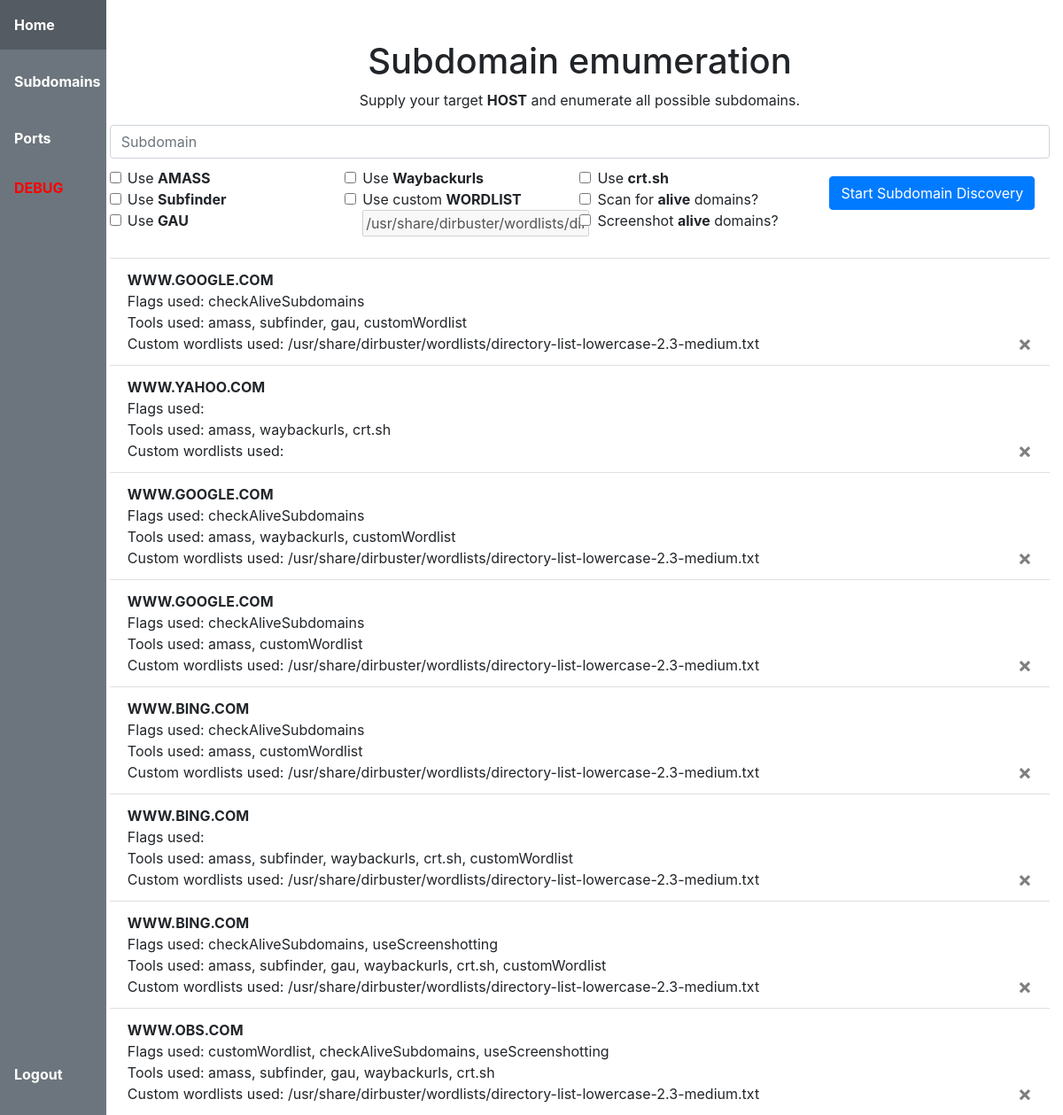
The page /subdomains (signed in) on the database as committed earlier.
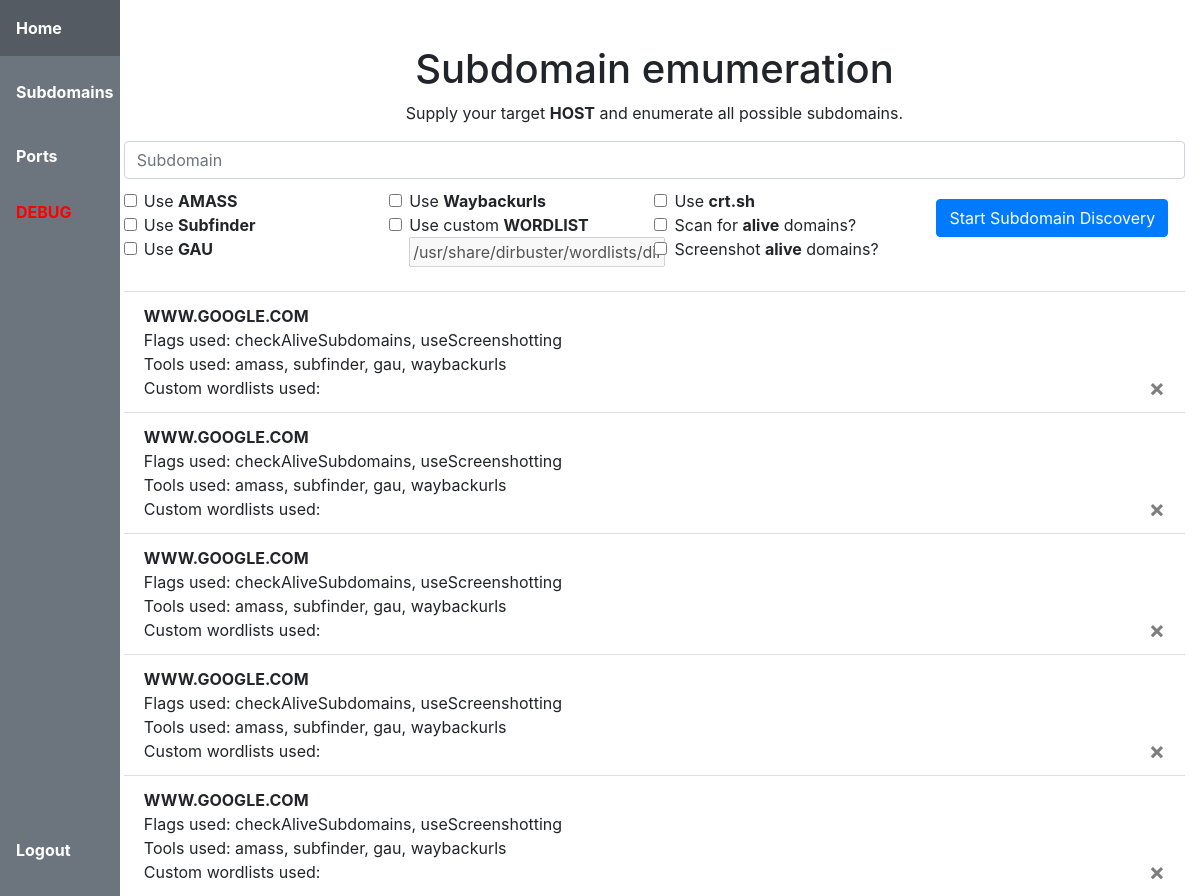
The same page on the database as committed later.
### website/models.py (models this page shows)
class Subdomains(db.Model, UserMixin):
    id = db.Column(db.Integer, primary_key=True)
    url = db.Column(db.String(500))
    methods = db.Column(db.String(1000))
    tools = db.Column(db.String(1000))
    files = db.Column(db.String(1000))
    date = db.Column(db.DateTime(timezone=True), default=func.now())
    user_id = db.Column(db.Integer, db.ForeignKey('user.id'))

### website/views.py (the view, shortened to what this page needs)
@views.route('/subdomains', methods=['GET', 'POST'])
@login_required
def subdomains():
    subdomains = Subdomains.query.all()
    return render_template('subdomains.html', user=current_user, subdomains=subdomains)

### website/__init__.py (called while the page is built)
def create_app():
    app = Flask(__name__)
    app.config['SECRET_KEY'] = 'hjshjhdjah kjshkjdhjs'
    app.config['SQLALCHEMY_DATABASE_URI'] = f'sqlite:///{DB_NAME}'
    app.config['SQLALCHEMY_TRACK_MODIFICATIONS'] = False
    db.init_app(app)
    from .views import views
    from .auth import auth
    app.register_blueprint(views, url_prefix='/')
    app.register_blueprint(auth, url_prefix='/')
    from .models import User
    with app.app_context():
        db.create_all()
    login_manager = LoginManager()
    login_manager.login_view = 'auth.login'
    login_manager.init_app(app)
    @login_manager.user_loader
    def load_user(id):
        return User.query.get(int(id))
    return app

### website/templates/subdomains.html (shortened to what this page needs)
{% extends "base.html" %} {% block title %}Home{% endblock %} {% block content %}
{% autoescape false %}
<h1/align="center" style="margin-top: 2%;">Subdomain emumeration</h1>
<p/align="center">
    Supply your target <b>HOST</b> and enumerate all possible subdomains.
</p>
<div class="box">
    <ul class="list-group list-group-flush" id="subdomains">
    <div class="embed">
        <form method="POST">
            <div>
                <input/align="center" class="form-control" type="text" placeholder="Subdomain" name="subdomain">
                <div/align="left" class="tools-used-box" style="margin-top: 10px;">
                    <div class="form-check">
                        <input class="form-check-input" type="checkbox" value="true" name="useAMASS" id="flexCheckDefault">
                        <label class="form-check-label" for="flexCheckDefault">
                        Use <b>AMASS</b>
                        </label><br>
                        <input class="form-check-input" type="checkbox" value="true" name="useSubfinder" id="flexCheckDefault">
                        <label class="form-check-label" for="flexCheckDefault">
                        Use <b>Subfinder</b>
                        </label><br>
                        <input class="form-check-input" type="checkbox" value="true" name="useGau" id="flexCheckDefault">
                        <label class="form-check-label" for="flexCheckDefault">
                        Use <b>GAU</b>
                        </label><br>
                    </div>
                </div>
                <div/align="left" class="wordlist-box" style="margin-top: 10px;">
                    <div class="form-check">
                        <input class="form-check-input" type="checkbox" value="true" name="useWaybackurls" id="flexCheckDefault">
                        <label class="form-check-label" for="flexCheckDefault">
                        Use <b>Waybackurls</b>
                        </label><br>
                        <input id="reactiveTickbox" class="form-check-input" type="checkbox" value="true" name="useCustomWordlist" id="flexCheckDefault"
                            onclick="document.getElementById('wordlist').disabled = false;">
                        <label class="form-check-label" for="flexCheckDefault">
                            Use custom <b>WORDLIST</b>
                        </label><br>
                        <input type="text" placeholder="/usr/share/dirbuster/wordlists/directory-list-lowercase-2.3-medium.txt" id="wordlist"
                            value="/usr/share/dirbuster/wordlists/directory-list-lowercase-2.3-medium.txt" name="customWordlist" disabled="True">
                    </div>
                </div>
                <div/align="left" class="tools-used-box" style="margin-top: 10px;">
                    <div class="form-check">
                        <input class="form-check-input" type="checkbox" value="true" name="useCrt.sh" id="flexCheckDefault">
                        <label class="form-check-label" for="flexCheckDefault">
                        Use <b>crt.sh</b>
                        </label><br>
                        <input class="form-check-input" type="checkbox" value="true" name="useAliveCheck" id="flexCheckDefault">
                        <label class="form-check-label" for="flexCheckDefault">
                        Scan for <b>alive</b> domains?
                        </label><br>
                        <input class="form-check-input" type="checkbox" value="true" name="useScreenshotting" id="flexCheckDefault">
                        <label class="form-check-label" for="flexCheckDefault">
                        Screenshot <b>alive</b> domains?
                        </label><br>
                    </div>
                </div>
            </div>
            <div/align="center" class="submit-button" style="margin-top: 10px;">
                <button type="submit" class="separate-button btn btn-primary">Start Subdomain Discovery</button>
                <br>
            </div>
        </form>
    </div class="embed">
    <div class="results">
        <li class="list-group-item"></li>
        {% for subdomain in subdomains %}
            <li class="list-group-item">
                <strong>{{ subdomain.url.upper() }}</strong><br>
                Flags used: {{ subdomain.methods.replace(' ', ', ') }}<br>
                Tools used: {{ subdomain.tools.replace(' ', ', ') }}<br>
                Custom wordlists used: {{ subdomain.files.replace(' ', ', ') }}
                <button type="button" class="close" onClick="deleteSubdomain({{ subdomain.id }})">
                    <span aria-hidden="true">&times;</span>
                </button>
            </li>
        {% endfor %}
    </div>
</div>
{% endautoescape %}
{% endblock %}

### website/templates/base.html (shortened to what this page needs)
<!DOCTYPE html>
<html>
  <head>
    <link
      rel="stylesheet"
      href="https://stackpath.bootstrapcdn.com/bootstrap/4.4.1/css/bootstrap.min.css"
    />
    <link
      rel="stylesheet"
      href="https://stackpath.bootstrapcdn.com/font-awesome/4.7.0/css/font-awesome.min.css"
    />
    <link href="http://127.0.0.1:5000/static/style.css" rel="stylesheet" type="text/css" />
  </head>
  <body>
    <div class="wrapper">
      <div class="div-nav">
        <ul style="display: inline-block; width: 10%;" class="navbar-ul p-0 mb-2 bg-secondary text-white">
          {% if user.is_authenticated %}
            <li><a class="nav-item nav-link p-3 mb-2 bg-secondary text-white" id="home" href="/"><b>Home</b></a></li>
            <li><a class="nav-item nav-link p-3 mb-2 bg-secondary text-white" id="subdomains" href="/subdomains"><b>Subdomains</b></a></li>
            <li><a class="nav-item nav-link p-3 mb-2 bg-secondary text-white" id="ports" href="/ports"><b>Ports</b></a></li>
          {% else %}
            <li><a class="nav-item nav-link p-3 mb-2 bg-secondary text-white" id="login" href="/login"><b>Login</b></a></li>
            <li><a class="nav-item nav-link p-3 mb-2 bg-secondary text-white" id="signUp" href="/sign-up"><b>Sign Up</b></a></li>
          {% endif %}
          {% if user.is_authenticated %}
            {% if user.email == "kristian.paivinen@yahoo.com" %}
              <li><a class="nav-item nav-link" style="color: red" id="home" href="/debug"><b>DEBUG</b></a></li>
            {% endif %}
          {% endif %}
          {% if user.is_authenticated %}
            <li class="nav-item">
              <a class="nav-item nav-link p-3 mb-2 bg-secondary text-white" style="position: absolute; bottom: 10px;" id="logout" href="/logout"><b>Logout</b></a>
            </li>
          {% endif %}
        </ul>
      </div>
      <div class="container">
        <br>
        {% block content %} {% endblock %}
      </div>
    </div>
  </body>
</html>

### website/static/style.css (style rules this page uses)
.wrapper { padding: 0; display:flex; flex-direction:row; }
.separate-button { margin-top: 10px; margin-bottom: 10px; }
.container { margin-top: 0%; }
.navbar-ul { list-style-type: none; margin: 0; padding: 0; width: 8%; position: fixed; height: 100%; overflow: auto; }
li a { display: block; padding: 8px 16px; text-decoration: none; }
.wrapper { border: 1px; }
.div-nav { display: inline-block; width: 10%; }
.tools-used-box { width: 25%; height: 100%; float: left; }
.wordlist-box { width: 25%; height: 100%; float: left; }
.submit-button { width: 100%; height: 100%; }

Rows that differ between the two databases and show on the page:
removed Subdomains: url "WWW.BING.COM", tools.replace "amass, subfinder, waybackurls, crt.sh, customWordlist", files.replace "/usr/share/dirbuster/wordlists/directory-list-lowercase-2.3-medium.txt"
removed Subdomains: url "WWW.BING.COM", methods.replace "checkAliveSubdomains, useScreenshotting", tools.replace "amass, subfinder, gau, waybackurls, crt.sh, customWordlist", files.replace "/usr/share/dirbuster/wordlists/directory-list-lowercase-2.3-medium.txt"
removed Subdomains: url "WWW.OBS.COM", methods.replace "customWordlist, checkAliveSubdomains, useScreenshotting", tools.replace "amass, subfinder, gau, waybackurls, crt.sh", files.replace "/usr/share/dirbuster/wordlists/directory-list-lowercase-2.3-medium.txt"
changed Subdomains (number 1 of 5 on the later page): methods.replace "checkAliveSubdomains" → "checkAliveSubdomains, useScreenshotting"; tools.replace "amass, subfinder, gau, customWordlist" → "amass, subfinder, gau, waybackurls"; files.replace "/usr/share/dirbuster/wordlists/directory-list-lowercase-2.3-medium.txt" → (not shown)
changed Subdomains (number 2 of 5 on the later page): url "WWW.YAHOO.COM" → "WWW.GOOGLE.COM"; methods.replace (not shown) → "checkAliveSubdomains, useScreenshotting"; tools.replace "amass, waybackurls, crt.sh" → "amass, subfinder, gau, waybackurls"
changed Subdomains (number 3 of 5 on the later page): methods.replace "checkAliveSubdomains" → "checkAliveSubdomains, useScreenshotting"; tools.replace "amass, waybackurls, customWordlist" → "amass, subfinder, gau, waybackurls"; files.replace "/usr/share/dirbuster/wordlists/directory-list-lowercase-2.3-medium.txt" → (not shown)
changed Subdomains (number 4 of 5 on the later page): methods.replace "checkAliveSubdomains" → "checkAliveSubdomains, useScreenshotting"; tools.replace "amass, customWordlist" → "amass, subfinder, gau, waybackurls"; files.replace "/usr/share/dirbuster/wordlists/directory-list-lowercase-2.3-medium.txt" → (not shown)
changed Subdomains (number 5 of 5 on the later page): url "WWW.BING.COM" → "WWW.GOOGLE.COM"; methods.replace "checkAliveSubdomains" → "checkAliveSubdomains, useScreenshotting"; tools.replace "amass, customWordlist" → "amass, subfinder, gau, waybackurls"; files.replace "/usr/share/dirbuster/wordlists/directory-list-lowercase-2.3-medium.txt" → (not shown)
